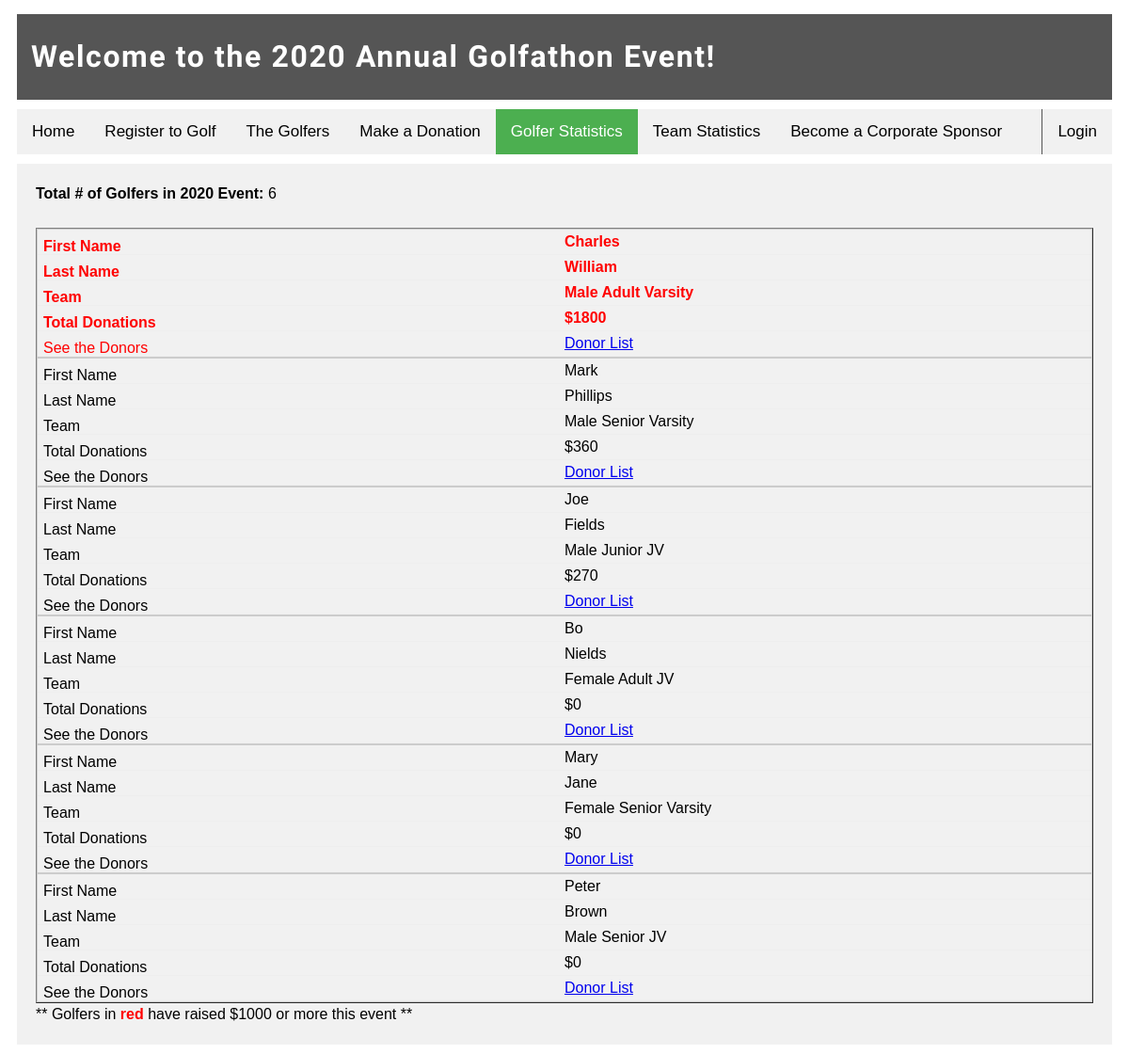
/root/default_site/Golfer_Statistics/golfer_statistics.php, run on the app's committed database.
### tables this page shows
CREATE TABLE `TGolfers` (
  `intGolferID` int(11) NOT NULL,
  `strFirstName` varchar(255) NOT NULL,
  `strLastName` varchar(255) NOT NULL,
  `strAddress` varchar(255) NOT NULL,
  `strCity` varchar(255) NOT NULL,
  `strZip` varchar(255) NOT NULL,
  `strPhone` varchar(255) NOT NULL,
  `strEmail` varchar(255) NOT NULL,
  `intStateID` int(11) NOT NULL,
  `intShirtSizeID` int(11) NOT NULL,
  `intGenderID` int(11) NOT NULL
);

### root/include_functions.php (called while the page is built, shortened)
<?php
    function charConvert($strText) {
        return htmlspecialchars($strText, ENT_QUOTES | ENT_SUBSTITUTE, 'UTF-8');
    }
?>

### root/default_site/Golfer_Statistics/golfer_statistics.php (the view, shortened to what this page needs)
<?php
	$currentPage = basename($_SERVER['PHP_SELF']);
	$astrCustomCSS = array("../../styles/responsive_table.css", "../../styles/golfer_statistics.css", "../../styles/statistics.css");
	include('../default_header.php');
	$sql = "SELECT COUNT(intGolferID) AS intTotalGolfers
			FROM TEventGolfers
			WHERE intEventID = $intCurrentEventID";
	if($result = mysqli_query($conn, $sql)){
		$row = mysqli_fetch_array($result);
		$intTotalGolfers = $row["intTotalGolfers"];
	} else{
		throw new Exception( "ERROR: $sql. " . mysqli_error($conn) );
	}
?>
<div class="main">
	<b> Total # of Golfers in <?php echo $dteCurrentEventYear; ?> Event: </b> <?php echo $intTotalGolfers; ?> <br><br>
	<?php
		$sql = "SELECT TG.intGolferID, TG.strFirstName, TG.strLastName, TGE.strGender, TTT.strTypeofTeam, TLT.strLevelofTeam, SUM(IFNULL(TEGS.dblPledgePerHole*18, 0)) AS dblTotalPledges
				FROM TLevelofTeams AS TLT JOIN TTeamandClubs AS TTC
					ON TLT.intLevelofTeamID = TTC.intLevelofTeamID
				JOIN TTypeofTeams AS TTT
					ON TTT.intTypeofTeamID = TTC.intTypeofTeamID
				JOIN TGenders AS TGE
					ON TGE.intGenderID = TTC.intGenderofTeamID
				JOIN TEventGolferTeamandClubs AS TEGT
					ON TTC.intTeamandClubID = TEGT.intTeamandClubID
				JOIN TEventGolfers AS TEG
					ON TEGT.intEventGolferID = TEG.intEventGolferID
				JOIN TGolfers AS TG
					ON TEG.intGolferID = TG.intGolferID
				LEFT JOIN TEventGolferSponsors AS TEGS
					ON TEG.intEventGolferID = TEGS.intEventGolferID
				GROUP BY intGolferID
				ORDER BY dblTotalPledges DESC";
		if( $result = mysqli_query($conn, $sql) ) {
			if( mysqli_num_rows($result ) > 0) { ?>
				<div id="divTable">
					<table border=1>
						<tbody>
					<?php
						while( $row = mysqli_fetch_array($result) ) {
							if( $row['dblTotalPledges'] >= 1000) {
								echo "<tr class='highDonations'>";
							} else {
								echo "<tr>";
							} ?>
								<td> <?php echo charConvert($row['strFirstName']); ?> </td>
								<td> <?php echo charConvert($row['strLastName']); ?> </td>
								<td> <?php echo $row['strGender'] . " " . $row['strTypeofTeam'] . " " . $row['strLevelofTeam']; ?> </td>
								<td> <?php echo "$" . $row['dblTotalPledges']; ?> </td>
								<td id="normalWeight"> <a href="golfer_donors.php?intGolferID=<?php echo $row['intGolferID'];?>&intEventID=<?php echo $intCurrentEventID; ?>"> Donor List </a></td>
							</tr>
							</tbody>
						<?php
						} ?>
					</table>
				</div>
			<?php
			} else{
				echo "No golfers this event yet. Be the first to register!";
			}
		} else{
			throw new Exception( "ERROR: $sql. " . mysqli_error($conn) );
		}
	?>
	** Golfers in <text class="boldRed"> red </text> have raised $1000 or more this event **
</div>

### root/default_site/default_header.php (shortened to what this page needs)
<!DOCTYPE html>
<html>
	<head>
		<link rel="stylesheet" type="text/css" href="/styles/home.css" media="screen">
		<?php
			if( isset($astrCustomCSS) ) {
				foreach( $astrCustomCSS as $strCustomCSS ) {
					echo "<link rel='stylesheet' type='text/css' href='" . $strCustomCSS . "' media='screen'>";
				}
			}
		?>
	</head>
	<body>
		<?php
			require __DIR__ . '../../include_functions.php';
			$conn = mySQLConnect();
			$getEvent = "SELECT MAX(intEventID) AS intEventID, dteEventYear FROM TEvents";
			if( $result = mysqli_query($conn, $getEvent) ) {
				$row = mysqli_fetch_array($result);
				$intCurrentEventID = $row["intEventID"];
				$dteCurrentEventYear = $row["dteEventYear"];
			} else {
				throw new Exception( "Error: " . $getEvent . "<br>" . mysqli_error($conn) );
			}
		?>
		<div class="heading">
			<h1> Welcome to the <?php echo $dteCurrentEventYear ?> Annual Golfathon Event! </h1>
		</div>
		<?php
			$rootSite = "/default_site"
		?>
		<div class="navbar" id="navbar">
			<a class="<?php
				switch( $currentPage ) {
					case "home.php":
						echo "active";
						break;
				}
				?>" href="<?php echo $rootSite . "/Home/home.php";?>"> Home </a>
			<a class="<?php
				switch( $currentPage ) {
					case "register_golfer.php":
					case "process_golfers.php":
						echo "active";
						break;
				}
				?>" href="<?php echo $rootSite . "/Register_to_Golf/register_golfer.php";?>"> Register to Golf </a>
			<a class="<?php
				switch( $currentPage ) {
					case "show_golfers.php":
					case "update_golfer.php":
						echo "active";
						break;
				}
				?>" href="<?php echo $rootSite . "/The_Golfers/show_golfers.php";?>"> The Golfers </a>
			<a class="<?php
				switch( $currentPage ) {
					case "donate.php":
					case "process_donation.php":
						echo "active";
						break;
				}
				?>" href="<?php echo $rootSite . "/Make_a_Donation/donate.php";?>"> Make a Donation </a>
			<a class="<?php
				switch( $currentPage ) {
					case "golfer_statistics.php":
					case "golfer_donors.php":
						echo "active";
						break;
				}
				?>" href="<?php echo $rootSite . "/Golfer_Statistics/golfer_statistics.php";?>"> Golfer Statistics </a>
			<a class="<?php
				switch( $currentPage ) {
					case "team_statistics.php":
					case "team_donors.php":
						echo "active";
						break;
				}
				?>" href="<?php echo $rootSite . "/Team_Statistics/team_statistics.php";?>"> Team Statistics </a>
			<a class="<?php
				switch( $currentPage ) {
					case "register_corp_sponsor.php":
					case "process_corp_sponsor.php":
						echo "active";
						break;
				}
				?>" href="<?php echo $rootSite . "/Become_a_Corporate_Sponsor/register_corp_sponsor.php";?>"> Become a Corporate Sponsor </a>
			<div class="navbar-right">
				<a class="<?php
					switch( $currentPage ) {
						case "login.php":
						case "process_login.php":
							echo "active";
							break;
					}
					?>" href="<?php echo $rootSite . "/Login/login.php";?>"> Login </a>
			</div>
		</div>
	</body>
</html>

### root/styles/home.css (style rules this page uses)
.navbar { overflow: hidden; background-color: #f1f1f1; margin: 10px; padding: 0px; }
.navbar a { float: left; color: #000; text-align: center; padding: 14px 16px; text-decoration: none; font-size: 17px; }
.navbar a.active { background-color: #4CAF50; color: white; }
.navbar-right { float: right; border-left: 1px solid #555; }
div.heading { margin: 15px 10px 10px 10px; padding: 5px 15px; background-color: #555; font-family: 'Salsa', cursive; color: white; letter-spacing: 0.1em; }
div.main { margin: 10px; padding: 20px; background-color: #f1f1f1; line-height: 1.5; }
body { font-family: Arial; }

### root/styles/responsive_table.css (style rules this page uses)
#divTable { overflow-x: auto; }
@media only screen and (max-width: 760px),
(min-device-width: 768px) and (max-device-width: 1024px) { table, thead, tbody, th, td, tr { display: block; } }
@media only screen and (max-width: 760px),
(min-device-width: 768px) and (max-device-width: 1024px) { tr { border: 1px solid #ccc; } }
@media only screen and (max-width: 760px),
(min-device-width: 768px) and (max-device-width: 1024px) { td { border: none; border-bottom: 1px solid #eee; position: relative; padding-left: 50%; } }
@media only screen and (max-width: 760px),
(min-device-width: 768px) and (max-device-width: 1024px) { td:before { position: absolute; top: 6px; left: 6px; width: 45%; padding-right: 10px; white-space: nowrap; } }
@media only screen and (max-width: 760px),
(min-device-width: 768px) and (max-device-width: 1024px) { #divTable { overflow-x: visible; } }

### root/styles/golfer_statistics.css (style rules this page uses)
@media only screen and (max-width: 760px),
(min-device-width: 768px) and (max-device-width: 1024px) { td:nth-of-type(1):before { content: "First Name"; } }
@media only screen and (max-width: 760px),
(min-device-width: 768px) and (max-device-width: 1024px) { td:nth-of-type(2):before { content: "Last Name"; } }
@media only screen and (max-width: 760px),
(min-device-width: 768px) and (max-device-width: 1024px) { td:nth-of-type(3):before { content: "Team"; } }
@media only screen and (max-width: 760px),
(min-device-width: 768px) and (max-device-width: 1024px) { td:nth-of-type(4):before { content: "Total Donations"; } }
@media only screen and (max-width: 760px),
(min-device-width: 768px) and (max-device-width: 1024px) { td:nth-of-type(5):before { content: "See the Donors"; } }

### root/styles/statistics.css (style rules this page uses)
tr.highDonations > td, text.boldRed { color: red; font-weight: bold; }
td#normalWeight { font-weight: normal; }

### data on the page
tgolfers: strFirstName "Charles", strLastName "William", strGender "Male", strTypeofTeam "Adult", strLevelofTeam "Varsity", dblTotalPledges "1800"
tgolfers: strFirstName "Mark", strLastName "Phillips", strGender "Male", strTypeofTeam "Senior", strLevelofTeam "Varsity", dblTotalPledges "360"
tgolfers: strFirstName "Joe", strLastName "Fields", strGender "Male", strTypeofTeam "Junior", strLevelofTeam "JV", dblTotalPledges "270"
tgolfers: strFirstName "Bo", strLastName "Nields", strGender "Female", strTypeofTeam "Adult", strLevelofTeam "JV", dblTotalPledges "0"
tgolfers: strFirstName "Mary", strLastName "Jane", strGender "Female", strTypeofTeam "Senior", strLevelofTeam "Varsity", dblTotalPledges "0"
tgolfers: strFirstName "Peter", strLastName "Brown", strGender "Male", strTypeofTeam "Senior", strLevelofTeam "JV", dblTotalPledges "0"

### other printed values
$dteCurrentEventYear "2020"
$intTotalGolfers "6"
